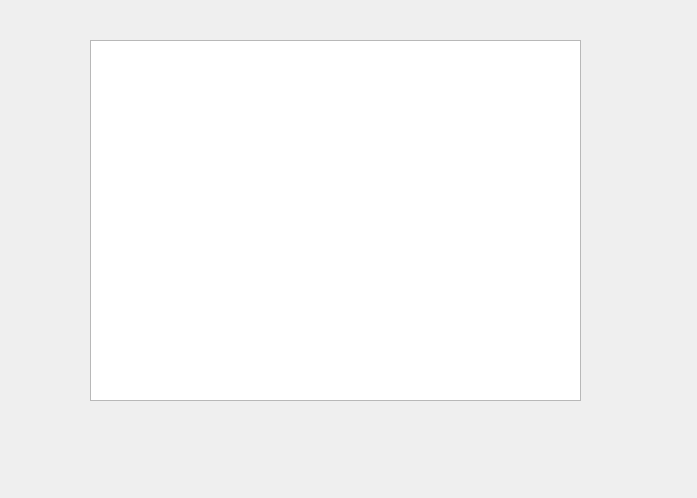
<?xml version="1.0" encoding="UTF-8"?>
<ui version="4.0">
 <class>ModeB</class>
 <widget class="QDialog" name="ModeB">
  <property name="geometry">
   <rect>
    <x>0</x>
    <y>0</y>
    <width>697</width>
    <height>498</height>
   </rect>
  </property>
  <property name="windowTitle">
   <string>Dialog</string>
  </property>
  <widget class="QGraphicsView" name="graphicsView">
   <property name="geometry">
    <rect>
     <x>90</x>
     <y>40</y>
     <width>491</width>
     <height>361</height>
    </rect>
   </property>
  </widget>
 </widget>
 <resources/>
 <connections/>
</ui>
